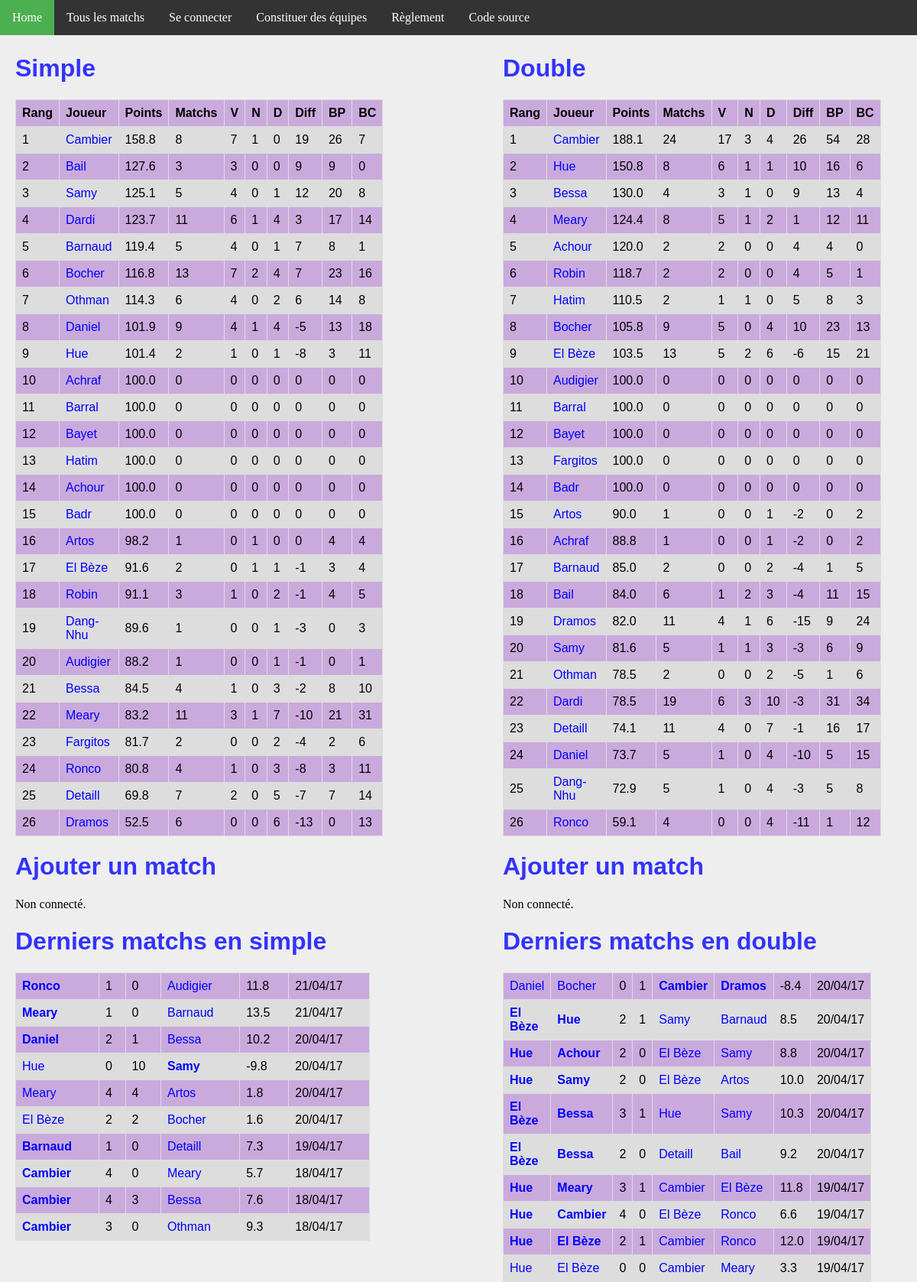
Before: / with the older database file.
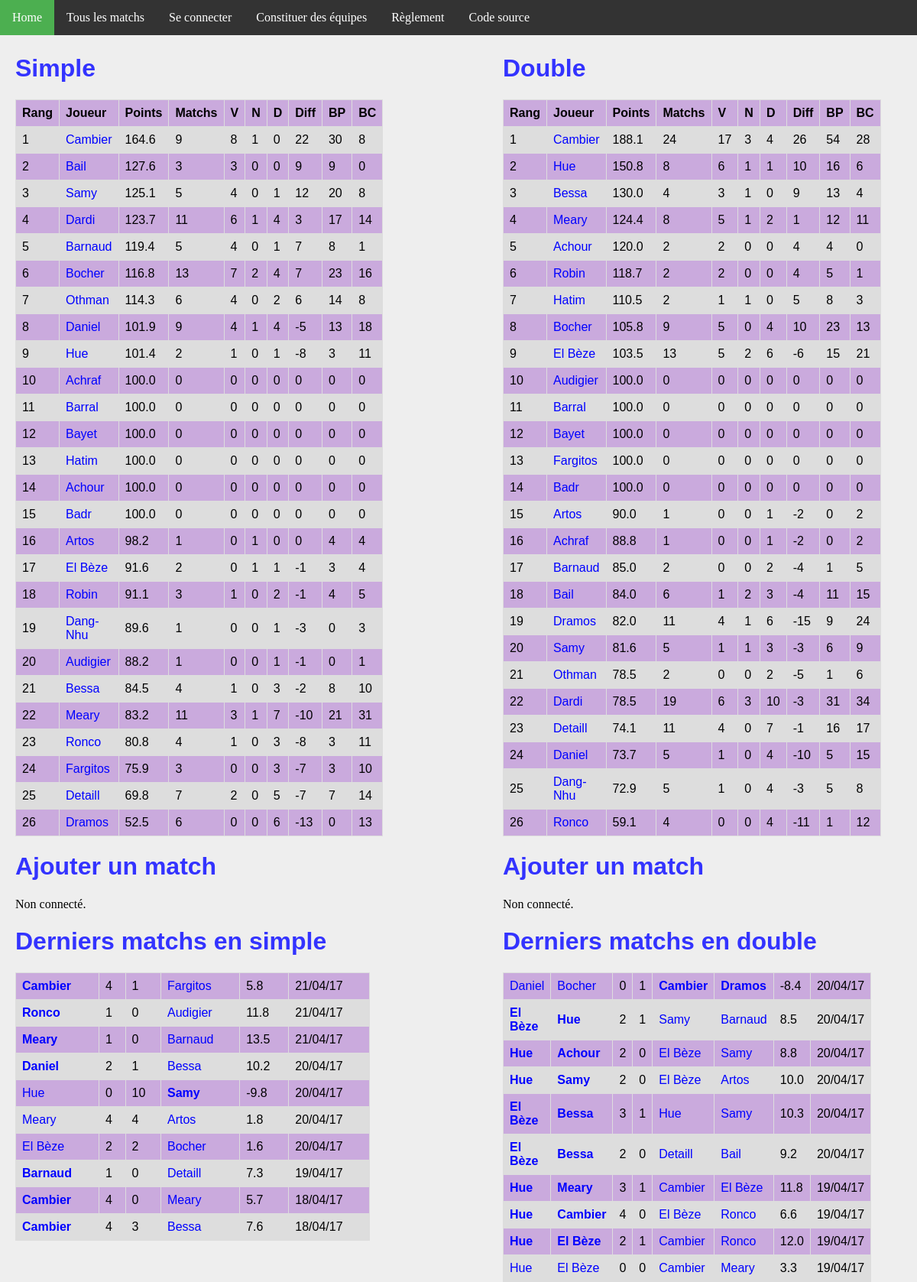
After: the same page with the newer database file.
### ranking/models.py (models this page shows, shortened)
class Joueur(models.Model):
    user = models.OneToOneField(User, on_delete=models.CASCADE)
    pseudo = models.CharField(max_length = 50, default="Pax lambda")
    simple_score = models.FloatField(default=100)
    simple_rang = models.IntegerField(default=0)
    simple_victoires = models.IntegerField(default=0)
    simple_nuls = models.IntegerField(default=0)
    simple_defaites = models.IntegerField(default=0)
    simple_buts_pour = models.IntegerField(default=0)
    simple_buts_contre = models.IntegerField(default=0)
    double_score = models.FloatField(default=100)
    double_rang = models.IntegerField(default=0)
    double_victoires = models.IntegerField(default=0)
    double_nuls = models.IntegerField(default=0)
    double_defaites = models.IntegerField(default=0)
    double_buts_pour = models.IntegerField(default=0)
    double_buts_contre = models.IntegerField(default=0)
    @property
    def simple_matchs(self):
        return self.simple_nuls + self.simple_victoires + self.simple_defaites
    @property
    def double_matchs(self):
        return self.double_nuls + self.double_victoires + self.double_defaites
    @property
    def simple_diff(self):
        return self.simple_buts_pour - self.simple_buts_contre
    @property
    def double_diff(self):
        return self.double_buts_pour - self.double_buts_contre

class MatchSimple(models.Model):
    domicile = models.ForeignKey('Joueur', related_name = 'dom')
    exterieur = models.ForeignKey('Joueur', related_name = 'exte')
    date = models.DateTimeField(auto_now_add=True)
    buts_domicile = models.IntegerField(default=0)
    buts_exterieur = models.IntegerField(default=0)
    points = models.FloatField(default=0)
    @property
    def winner(self):
        if self.buts_domicile > self.buts_exterieur:
            return 1.
        elif self.buts_domicile < self.buts_exterieur:
            return 0.
        else:
            return 0.5

class MatchDouble(models.Model):
    domicile_1 = models.ForeignKey('Joueur', related_name = 'dom1')
    domicile_2 = models.ForeignKey('Joueur', related_name = 'dom2')
    exterieur_1 = models.ForeignKey('Joueur', related_name = 'exte1')
    exterieur_2 = models.ForeignKey('Joueur', related_name = 'exte2')
    date = models.DateTimeField(auto_now_add=True)
    buts_domicile = models.IntegerField(default=0)
    buts_exterieur = models.IntegerField(default=0)
    points = models.FloatField(default=0)
    @property
    def winner(self):
        if self.buts_domicile > self.buts_exterieur:
            return 1.
        elif self.buts_domicile < self.buts_exterieur:
            return 0.
        else:
            return 0.5

### ranking/views.py (the view)
# urls.py: url(r'^$', views.index, name='index'),
def index(request):
    n_matchs = 10
    context = {
        'simple_ranking': Joueur.objects.order_by('simple_rang').all(),
        'double_ranking': Joueur.objects.order_by('double_rang').all(),
        'simple_matchs': MatchSimple.objects.order_by('-date').all()[:n_matchs],
        'double_matchs': MatchDouble.objects.order_by('-date').all()[:n_matchs],
    }
    return render(request, 'index.html', context)

### ranking/templatetags/app_filter.py (called while the page is built)
@register.filter(name='decimal')
def decimal(x):
    return '{0:.1f}'.format(x)

### ranking/templates/index.html (shortened to what the changed rows need)
{% extends 'base.html' %}
{% block body %}
{% load app_filter %}
<div id="column1" style="float:left; margin:0; width:40%;">
    <h1>Simple</h1>
    <table>
        <tr>
            <th>Rang</th>
            <th>Joueur</th>
            <th>Points</th>
            <th>Matchs</th>
            <th>V</th>
            <th>N</th>
            <th>D</th>
            <th>Diff</th>
            <th>BP</th>
            <th>BC</th>
        </tr>
        {% for j in simple_ranking %}
        <tr>
            <td>{{ j.simple_rang }}</td>
            <td><a class='joueur' href="{% url 'joueur' j.id %}">{{j.pseudo}}</a></td>
            <td>{{j.simple_score|decimal}}</td>
            <td>{{j.simple_matchs}}</td>
            <td>{{j.simple_victoires}}</td>
            <td>{{j.simple_nuls}}</td>
            <td>{{j.simple_defaites}}</td>
            <td>{{j.simple_diff}}</td>
            <td>{{j.simple_buts_pour}}</td>
            <td>{{j.simple_buts_contre}}</td>
        </tr>
        {% endfor %}
    </table>
    <h1>Ajouter un match</h1>
    <h1>Derniers matchs en simple</h1>
    <table>
        {% for m in simple_matchs %}
        <tr>
            <td {% if m.winner == 1 %} style='font-weight:bold'{% endif %} >
                <a class="joueur" href="{% url 'joueur' m.domicile.id %}">{{m.domicile.pseudo}}</a>
            </td>
            <td>{{m.buts_domicile}}</td>
            <td>{{m.buts_exterieur}}</td>
            <td {% if m.winner == 0 %} style='font-weight:bold'{% endif %} >
                <a class='joueur' href="{% url 'joueur' m.exterieur.id %}">{{m.exterieur.pseudo}}</a>
            </td>
            <td>{{m.points|decimal}}</td>
            <td>{{m.date | date:'d/m/y'}}</td>
        </tr>
        {% endfor %}
    </table>
</div>
<div id="column2" style="float:left; margin-left:15%;width:40%;">
<h1>Double</h1>
<table>
    <tr>
        <th>Rang</th>
        <th>Joueur</th>
        <th>Points</th>
        <th>Matchs</th>
        <th>V</th>
        <th>N</th>
        <th>D</th>
        <th>Diff</th>
        <th>BP</th>
        <th>BC</th>
    </tr>
    {% for j in double_ranking %}
    <tr>
        <td>{{ j.double_rang }}</td>
        <td><a class='joueur' href="{% url 'joueur' j.id %}">{{j.pseudo}}</a></td>
        <td>{{j.double_score|decimal}}</td>
        <td>{{j.double_matchs}}</td>
        <td>{{j.double_victoires}}</td>
        <td>{{j.double_nuls}}</td>
        <td>{{j.double_defaites}}</td>
        <td>{{j.double_diff}}</td>
        <td>{{j.double_buts_pour}}</td>
        <td>{{j.double_buts_contre}}</td>
    </tr>
    {% endfor %}
    </table>
    <h1>Ajouter un match</h1>
    <h1>Derniers matchs en double</h1>
    <table>
        {% for m in double_matchs %}
        <tr>
            <td {% if m.winner == 1 %} style='font-weight:bold'{% endif %} >
                <a class="joueur" href="{% url 'joueur' m.domicile_1.id %}">{{m.domicile_1.pseudo}}</a>
            </td>
            <td {% if m.winner == 1 %} style='font-weight:bold'{% endif %} >
                <a class="joueur" href="{% url 'joueur' m.domicile_2.id %}">{{m.domicile_2.pseudo}}</a>
            </td>
            <td>{{m.buts_domicile}}</td>
            <td>{{m.buts_exterieur}}</td>
            <td {% if m.winner == 0 %} style='font-weight:bold'{% endif %} >
                <a class='joueur' href="{% url 'joueur' m.exterieur_1.id %}">{{m.exterieur_1.pseudo}}</a>
            </td>
            <td {% if m.winner == 0 %} style='font-weight:bold'{% endif %} >
                <a class='joueur' href="{% url 'joueur' m.exterieur_2.id %}">{{m.exterieur_2.pseudo}}</a>
            </td>
            <td>{{m.points|decimal}}</td>
            <td>{{m.date | date:'d/m/y'}}</td>
        </tr>
        {% endfor %}
    </table>
    </div>
{% endblock %}

Changed rows visible on the page:
no longer on this page (row unchanged): MatchSimple: domicile.pseudo "Cambier", buts_domicile "3", buts_exterieur "0", exterieur.pseudo "Othman", points|decimal "9.3", date "18/04/17"
changed Joueur "Cambier": simple_score|decimal "158.8" → "164.6"; simple_matchs "8" → "9"; simple_victoires "7" → "8"; simple_diff "19" → "22"; simple_buts_pour "26" → "30"; simple_buts_contre "7" → "8"
changed Joueur "Ronco": simple_rang "24" → "23"; moves up the list
changed Joueur "Fargitos": simple_rang "23" → "24"; simple_score|decimal "81.7" → "75.9"; simple_matchs "2" → "3"; simple_defaites "2" → "3"; simple_diff "-4" → "-7"; simple_buts_pour "2" → "3"; simple_buts_contre "6" → "10"
added MatchSimple: domicile.pseudo "Cambier", buts_domicile "4", buts_exterieur "1", exterieur.pseudo "Fargitos", points|decimal "5.8", date "21/04/17"
